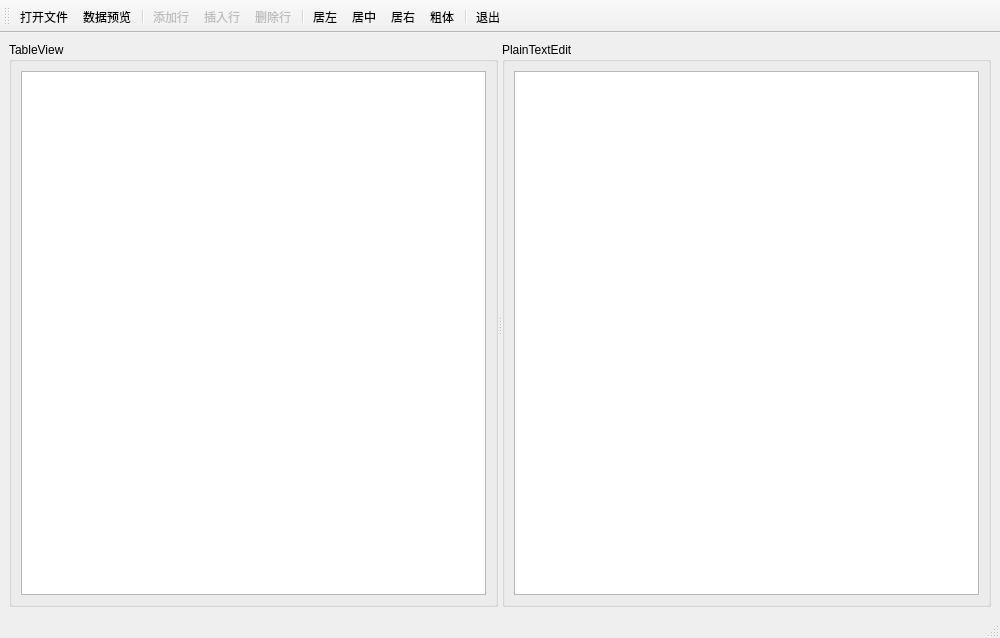
<?xml version="1.0" encoding="UTF-8"?>
<ui version="4.0">
 <class>MainWindow</class>
 <widget class="QMainWindow" name="MainWindow">
  <property name="geometry">
   <rect>
    <x>0</x>
    <y>0</y>
    <width>1000</width>
    <height>638</height>
   </rect>
  </property>
  <property name="windowTitle">
   <string>QStandardItemModel和QTableView</string>
  </property>
  <widget class="QWidget" name="centralwidget">
   <layout class="QHBoxLayout" name="horizontalLayout_3">
    <item>
     <widget class="QSplitter" name="splitter">
      <property name="orientation">
       <enum>Qt::Horizontal</enum>
      </property>
      <widget class="QGroupBox" name="groupBox">
       <property name="title">
        <string>TableView</string>
       </property>
       <layout class="QHBoxLayout" name="horizontalLayout">
        <item>
         <widget class="QTableView" name="tableView"/>
        </item>
       </layout>
      </widget>
      <widget class="QGroupBox" name="groupBox_2">
       <property name="title">
        <string>PlainTextEdit</string>
       </property>
       <layout class="QHBoxLayout" name="horizontalLayout_2">
        <item>
         <widget class="QPlainTextEdit" name="plainTextEdit"/>
        </item>
       </layout>
      </widget>
     </widget>
    </item>
   </layout>
  </widget>
  <widget class="QStatusBar" name="statusbar"/>
  <widget class="QToolBar" name="toolBar">
   <property name="windowTitle">
    <string>toolBar</string>
   </property>
   <property name="toolButtonStyle">
    <enum>Qt::ToolButtonTextUnderIcon</enum>
   </property>
   <attribute name="toolBarArea">
    <enum>TopToolBarArea</enum>
   </attribute>
   <attribute name="toolBarBreak">
    <bool>false</bool>
   </attribute>
   <addaction name="actOpenFile"/>
   <addaction name="actDataPreView"/>
   <addaction name="separator"/>
   <addaction name="actAppend"/>
   <addaction name="actInsert"/>
   <addaction name="actDelete"/>
   <addaction name="separator"/>
   <addaction name="actAlignLeft"/>
   <addaction name="actAlignCenter"/>
   <addaction name="actAlignRight"/>
   <addaction name="actFontBold"/>
   <addaction name="separator"/>
   <addaction name="actExit"/>
  </widget>
  <action name="actOpenFile">
   <property name="icon">
    <iconset resource="res.qrc">
     <normaloff>:/icons/open.bmp</normaloff>:/icons/open.bmp</iconset>
   </property>
   <property name="text">
    <string>打开文件</string>
   </property>
   <property name="toolTip">
    <string>打开文件</string>
   </property>
   <property name="shortcut">
    <string>Ctrl+O</string>
   </property>
   <property name="menuRole">
    <enum>QAction::NoRole</enum>
   </property>
  </action>
  <action name="actDataPreView">
   <property name="icon">
    <iconset resource="res.qrc">
     <normaloff>:/icons/export1.bmp</normaloff>:/icons/export1.bmp</iconset>
   </property>
   <property name="text">
    <string>数据预览</string>
   </property>
   <property name="menuRole">
    <enum>QAction::NoRole</enum>
   </property>
  </action>
  <action name="actAppend">
   <property name="enabled">
    <bool>false</bool>
   </property>
   <property name="icon">
    <iconset resource="res.qrc">
     <normaloff>:/icons/append.bmp</normaloff>:/icons/append.bmp</iconset>
   </property>
   <property name="text">
    <string>添加行</string>
   </property>
   <property name="menuRole">
    <enum>QAction::NoRole</enum>
   </property>
  </action>
  <action name="actInsert">
   <property name="enabled">
    <bool>false</bool>
   </property>
   <property name="icon">
    <iconset resource="res.qrc">
     <normaloff>:/icons/306.bmp</normaloff>:/icons/306.bmp</iconset>
   </property>
   <property name="text">
    <string>插入行</string>
   </property>
   <property name="menuRole">
    <enum>QAction::NoRole</enum>
   </property>
  </action>
  <action name="actDelete">
   <property name="enabled">
    <bool>false</bool>
   </property>
   <property name="icon">
    <iconset resource="res.qrc">
     <normaloff>:/icons/delete.bmp</normaloff>:/icons/delete.bmp</iconset>
   </property>
   <property name="text">
    <string>删除行</string>
   </property>
   <property name="menuRole">
    <enum>QAction::NoRole</enum>
   </property>
  </action>
  <action name="actAlignLeft">
   <property name="icon">
    <iconset resource="res.qrc">
     <normaloff>:/icons/508.bmp</normaloff>:/icons/508.bmp</iconset>
   </property>
   <property name="text">
    <string>居左</string>
   </property>
   <property name="menuRole">
    <enum>QAction::NoRole</enum>
   </property>
  </action>
  <action name="actAlignCenter">
   <property name="icon">
    <iconset resource="res.qrc">
     <normaloff>:/icons/510.bmp</normaloff>:/icons/510.bmp</iconset>
   </property>
   <property name="text">
    <string>居中</string>
   </property>
   <property name="menuRole">
    <enum>QAction::NoRole</enum>
   </property>
  </action>
  <action name="actAlignRight">
   <property name="icon">
    <iconset resource="res.qrc">
     <normaloff>:/icons/512.bmp</normaloff>:/icons/512.bmp</iconset>
   </property>
   <property name="text">
    <string>居右</string>
   </property>
   <property name="menuRole">
    <enum>QAction::NoRole</enum>
   </property>
  </action>
  <action name="actFontBold">
   <property name="checkable">
    <bool>true</bool>
   </property>
   <property name="icon">
    <iconset resource="res.qrc">
     <normaloff>:/icons/500.bmp</normaloff>:/icons/500.bmp</iconset>
   </property>
   <property name="text">
    <string>粗体</string>
   </property>
   <property name="menuRole">
    <enum>QAction::NoRole</enum>
   </property>
  </action>
  <action name="actExit">
   <property name="icon">
    <iconset resource="res.qrc">
     <normaloff>:/icons/exit.bmp</normaloff>:/icons/exit.bmp</iconset>
   </property>
   <property name="text">
    <string>退出</string>
   </property>
   <property name="menuRole">
    <enum>QAction::NoRole</enum>
   </property>
  </action>
 </widget>
 <resources>
  <include location="res.qrc"/>
 </resources>
 <connections>
  <connection>
   <sender>actExit</sender>
   <signal>triggered()</signal>
   <receiver>MainWindow</receiver>
   <slot>close()</slot>
   <hints>
    <hint type="sourcelabel">
     <x>-1</x>
     <y>-1</y>
    </hint>
    <hint type="destinationlabel">
     <x>499</x>
     <y>318</y>
    </hint>
   </hints>
  </connection>
 </connections>
</ui>
